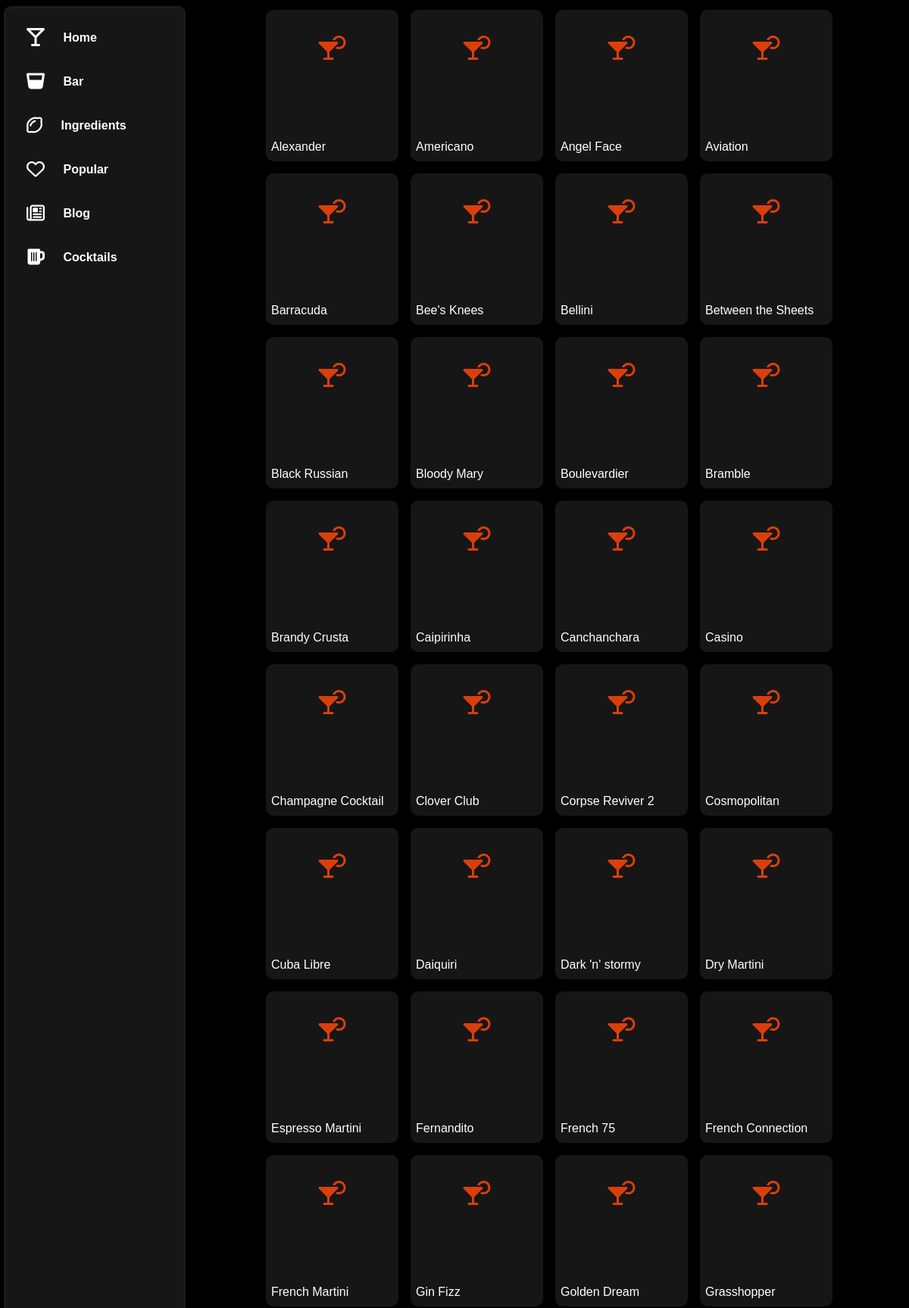
The page /cocktaillist (upper part) on the database its author committed.
### model.py (models this page shows, shortened)
class IBACocktails(db.Model):
    __tablename__ = "IBACocktails"
    an_id = db.Column(db.Integer, primary_key=True)
    category = db.Column(db.String, nullable=False)
    name = db.Column(db.String)
    ingredients = db.Column(db.String)
    method = db.Column(db.Integer)
    garnish = db.Column(db.String)

### app.py (the view)
@app.route("/cocktaillist")
def cocktaillist():
    session = Session()
    query = session.query(IBACocktails)
    iba_cocktails = query.all()
    iba_cocktails_list = [
        {
            "Category": cocktail.category,
            "Name": cocktail.name,
            "Ingredients": cocktail.ingredients,
            "Method": cocktail.method,
            "Garnish": cocktail.garnish
        }
        for cocktail in iba_cocktails
    ]
    iba_cocktails_list = sorted(iba_cocktails_list, key = lambda k : k["Name"] )
    return render_template("index.html", cocktails=iba_cocktails_list)

### templates/index.html (shortened to what this page needs)
<!DOCTYPE html>
<html lang="en">
<head>
    <link href="https://cdn.jsdelivr.net/npm/bootstrap@5.3.2/dist/css/bootstrap.min.css" rel="stylesheet"
 />
    <link href="{{url_for('static', filename='css/style.css')}}" rel="stylesheet" type="text/css" />
</head>
<body class="bg-black text-white">
    <div class="nav-div">
        <nav class="nav-main">
            <a href="/" class="links">
                <div>
                    <i class="fa-solid fa-martini-glass-empty fa-xl" style="color: #ffffff;"></i>
                    <span class="icon-span-text" data-encore-id="text">Home</span>
                </div>
            </a>
            <a href="/bar" class="links">
                <div>
                    <i class="fa-solid fa-whiskey-glass fa-xl" style="color: #ffffff;"></i>
                    <span class="icon-span-text" data-encore-id="text">Bar</span>
                </div>
            </a>
            <a href="/ingredients" class="links">
                <div>
                    <i class="fa-regular fa-lemon fa-xl" style="color: #ffffff;"></i>
                    <span class="icon-span-text" data-encore-id="text">Ingredients</span>
                </div>
            </a>
            <a href="/popular" class="links">
                <div>
                    <i class="fa-regular fa-heart fa-xl" style="color: #ffffff;"></i>
                    <span class="icon-span-text" data-encore-id="text">Popular</span>
                </div>
            </a>
            <a href="/blog" class="links">
                <div>
                    <i class="fa-regular fa-newspaper fa-xl" style="color: #ffffff;"></i>
                    <span class="icon-span-text" data-encore-id="text">Blog</span>
                </div>
            </a>
            <a href="/cocktaillist" class="links">
                <div>
                    <i class="fa-solid fa-beer-mug-empty fa-xl" style="color: #ffffff;"></i>
                    <span class="icon-span-text" data-encore-id="text">Cocktails</span>
                </div>
            </a>
        </nav>
    </div>
    <div class="button_div">
        {% for cocktail in cocktails %}
        <div class="inner_button_div">
            <a href="/cocktails/{{ cocktail.Name }}">
                <button class="cocktail_buttons" type="button" value="{{ cocktail.Name }}" name="{{ cocktail.Name }}">
                    <i class="fa-solid fa-martini-glass-citrus fa-2xl cocktail-button-icon" style="color: #da3f0b;"></i>
                    <span class="cocktail-button-text">{{ cocktail.Name }}</span>
                </button>
            </a>
        </div>
        {% endfor %}
    </div>
</body>
</html>

### static/css/style.css (style rules this page uses)
.icon-span-text { color: white; }
nav { flex-direction: column; width: 240px; display: flex; position: fixed; left: 0; padding: 10px; }
.nav-div { padding: 8px; }
.nav-main { border-style: solid; border-color: rgba(30, 29, 29, 0.794); border-radius: 10px; background-color: rgba(30, 29, 29, 0.794); position: fixed; left: 5px; height: calc(100% - 13px) }
.links { padding: 15px; border-width: 2px; border-style: solid; border-color: rgba(11, 11, 152, 0); border-radius: 30px; font-weight: bolder; font-family: Arial, Helvetica, sans-serif; text-decoration: none; transition: 0.3s; }
.links i { padding-right: 20px; }
.button_div { display: flex; justify-content: center; flex-wrap: wrap; position: absolute; left: 250px; top: 5px; bottom: 1px; }
.inner_button_div { padding: 3px; }
.cocktail_buttons { background-color: rgba(30, 29, 29, 0.794); border: none; height: 200px; width: 175px; border-width: 2px; border-style: solid; border-color: rgba(43, 43, 45, 0); border-radius: 10px; position: relative; margin: 5px; transition: 0.3s; }
.cocktail-button-text { color: white; font-family: Arial, Helvetica, sans-serif; position: absolute; bottom: 0; left: 0; padding: 5px; }
.cocktail-button-icon { position: relative; bottom: 50px; }
* { scrollbar-width: thin; scrollbar-color: dark; }

### rows shown on the page
IBACocktails: Name "Alexander"
IBACocktails: Name "Americano"
IBACocktails: Name "Angel Face"
IBACocktails: Name "Aviation"
IBACocktails: Name "Barracuda"
IBACocktails: Name "Bee's Knees"
IBACocktails: Name "Bellini"
IBACocktails: Name "Between the Sheets"
IBACocktails: Name "Black Russian"
IBACocktails: Name "Bloody Mary"
IBACocktails: Name "Boulevardier"
IBACocktails: Name "Bramble"
IBACocktails: Name "Brandy Crusta"
IBACocktails: Name "Caipirinha"
IBACocktails: Name "Canchanchara"
IBACocktails: Name "Casino"
IBACocktails: Name "Champagne Cocktail"
IBACocktails: Name "Clover Club"
IBACocktails: Name "Corpse Reviver 2"
IBACocktails: Name "Cosmopolitan"
IBACocktails: Name "Cuba Libre"
IBACocktails: Name "Daiquiri"
IBACocktails: Name "Dark 'n' stormy"
IBACocktails: Name "Dry Martini"
IBACocktails: Name "Espresso Martini"
IBACocktails: Name "Fernandito"
IBACocktails: Name "French 75"
IBACocktails: Name "French Connection"
IBACocktails: Name "French Martini"
IBACocktails: Name "Gin Fizz"
IBACocktails: Name "Golden Dream"
IBACocktails: Name "Grasshopper"
